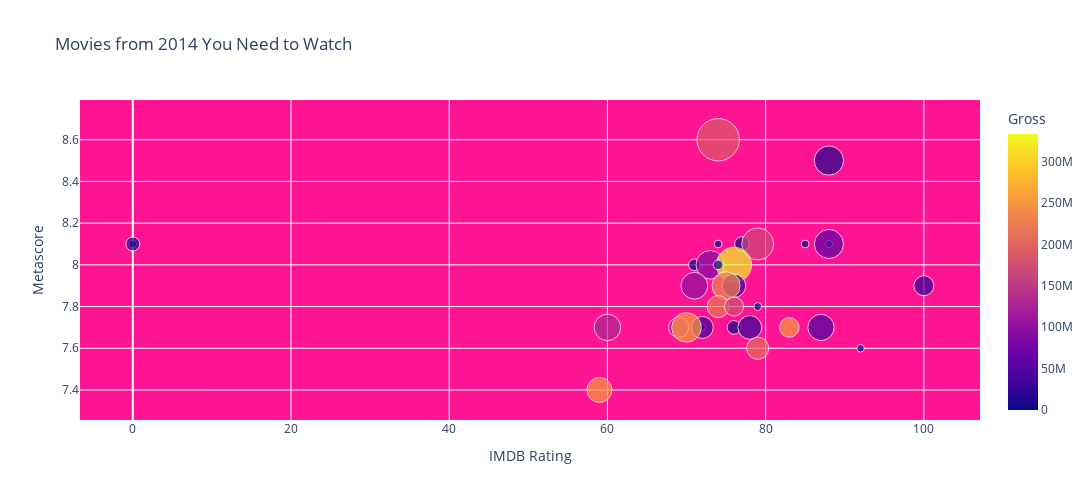

The code cell stored with this chart in its notebook:
### Markdown cell above
### 2014 smashes other years, with a bigger number of movies inside the list (32), which drives all other numbers higher.
### Lets see which are must-see movies from 2014 (feel free to change this year!)

### Code cell
# Feel free to change the year in this next variable
year_to_check = 2014

df = movies[movies["Released_Year"] == year_to_check]
fig = px.scatter(df,
                 x="Meta_score",
                 y="IMDB_Rating",
                 color="Gross",
                 hover_name="Series_Title",
                 size="No_of_Votes",
                 size_max=30,
                 height=500,
                 width=1400,
                 title=f"Movies from {year_to_check} You Need to Watch",
                 labels=dict(IMDB_Rating="Metascore",
                             Meta_score="IMDB Rating"))

fig.update_layout(plot_bgcolor = "deeppink")

fig.show()

### Figure 1 — Plotly figure (JSON) as saved in the notebook; plotly's stock layout.template omitted (floating-point values rounded to 4 significant figures)
{"data": [{"hovertemplate": "<b>%{hovertext}</b><br><br>IMDB Rating=%{x}<br>Metascore=%{y}<br>No_of_Votes=%{marker.size}<br>Gross=%{marker.color}<extra></extra>", "hovertext": ["Interstellar", "Whiplash", "Mommy", "Haider", "Relatos salvajes", "Kis Uykusu", "PK", "The Grand Budapest Hotel", "Gone Girl", "Song of the Sea", "Serbuan maut 2: Berandal", "The Imitation Game", "Guardians of the Galaxy", "Mar adentro", "Nightcrawler", "X-Men: Days of Future Past", "Edge of Tomorrow", "Boyhood", "Pride", "Big Hero 6", "How to Train Your Dragon 2", "What We Do in the Shadows", "Omoide no Mânî", "The Theory of Everything", "Kingsman: The Secret Service", "The Fault in Our Stars", "Birdman or (The Unexpected Virtue of Ignorance)", "Captain America: The Winter Soldier", "The Lego Movie", "Ex Machina", "Leviafan", "Dawn of the Planet of the Apes", "The Hobbit: The Battle of the Five Armies"], "legendgroup": "", "marker": {"color": [188020017, 13092000, 3492754, 901610, 3107072, 165520, 10616104, 59100318, 167767189, 857524, 2625803, 91125683, 333176600, 2086345, 32381218, 233921534, 100206256, 25379975, 0, 222527828, 177002924, 3333000, 765127, 35893537, 128261724, 124872350, 42340598, 259766572, 257760692, 25442958, 1092800, 208545589, 255119788], "coloraxis": "coloraxis", "size": [1512360, 717585, 50700, 50445, 177059, 46547, 163061, 707630, 859695, 51679, 114316, 685201, 1043455, 77554, 466134, 659763, 600004, 335533, 51841, 410983, 305611, 157498, 32798, 404182, 590440, 344312, 580291, 736182, 323982, 474141, 49397, 411599, 527597], "sizemode": "area", "sizeref": 1680.0, "symbol": "circle"}, "mode": "markers", "name": "", "orientation": "v", "showlegend": false, "type": "scatter", "x": [74, 88, 74, 0, 77, 88, 0, 88, 79, 85, 71, 73, 76, 74, 76, 75, 71, 100, 79, 74, 76, 76, 72, 72, 60, 69, 87, 70, 83, 78, 92, 79, 59], "xaxis": "x", "y": [8.6, 8.5, 8.1, 8.1, 8.1, 8.1, 8.1, 8.1, 8.1, 8.1, 8, 8, 8, 8, 7.9, 7.9, 7.9, 7.9, 7.8, 7.8, 7.8, 7.7, 7.7, 7.7, 7.7, 7.7, 7.7, 7.7, 7.7, 7.7, 7.6, 7.6, 7.4], "yaxis": "y"}], "layout": {"coloraxis": {"colorbar": {"title": {"text": "Gross"}}, "colorscale": [[0, "#0d0887"], [0.1111, "#46039f"], [0.2222, "#7201a8"], [0.3333, "#9c179e"], [0.4444, "#bd3786"], [0.5556, "#d8576b"], [0.6667, "#ed7953"], [0.7778, "#fb9f3a"], [0.8889, "#fdca26"], [1, "#f0f921"]]}, "height": 500, "legend": {"itemsizing": "constant", "tracegroupgap": 0}, "plot_bgcolor": "deeppink", "title": {"text": "Movies from 2014 You Need to Watch"}, "width": 1400, "xaxis": {"anchor": "y", "autorange": true, "domain": [0, 1], "range": [-6.388, 106.7], "title": {"text": "IMDB Rating"}, "type": "linear"}, "yaxis": {"anchor": "x", "autorange": true, "domain": [0, 1], "range": [7.256, 8.79], "title": {"text": "Metascore"}, "type": "linear"}}}
